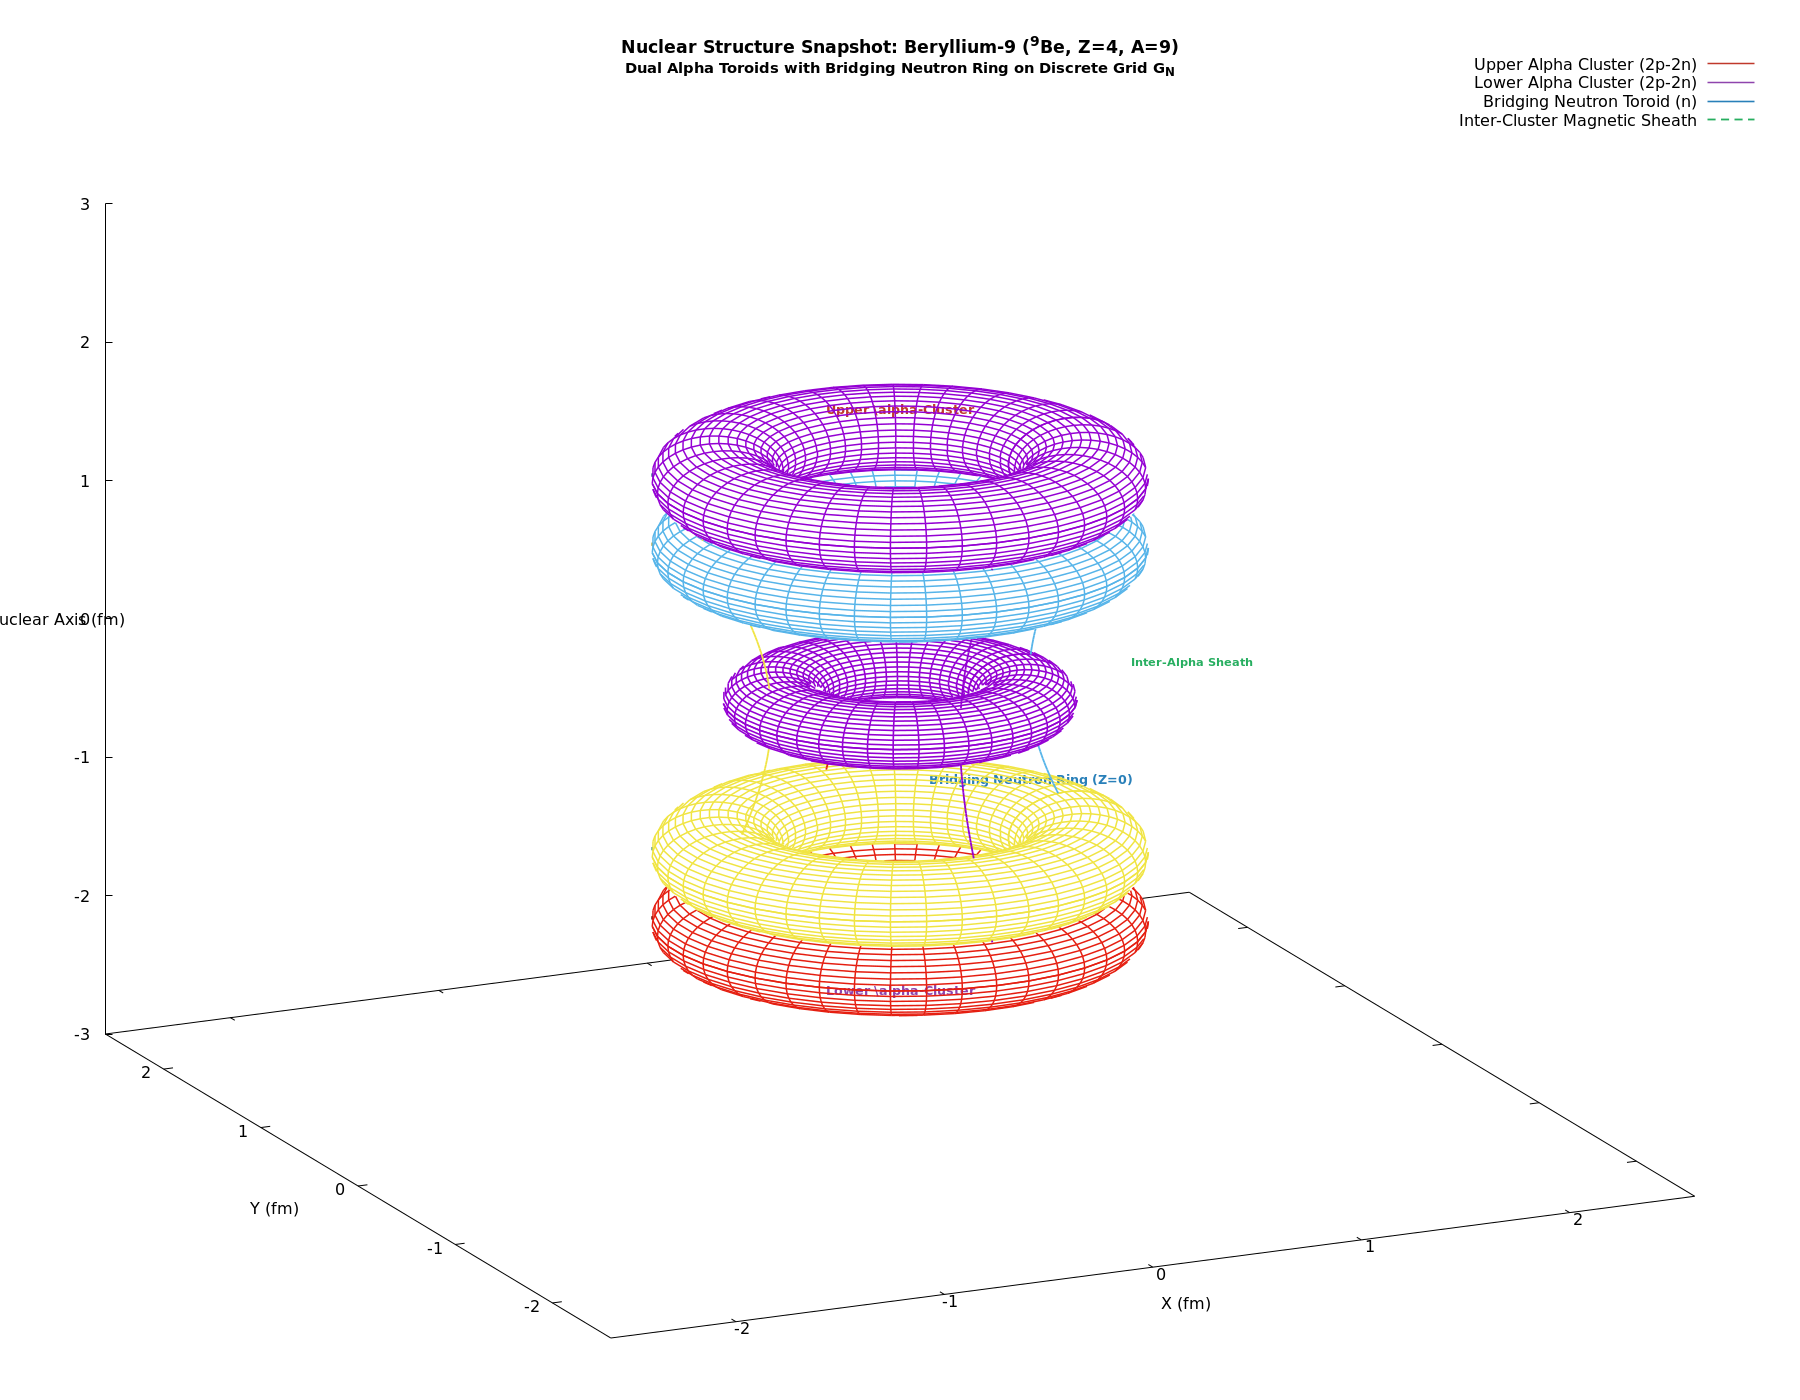

This figure's gnuplot source:
# Gnuplot: 3D High-Detail Wireframe Snapshot of Beryllium-9 Nucleus
# Depicts the discrete electromagnetic architecture of the 9Be nucleus on G_N:
# - Two coaxial Helium-4 alpha core toroids separated along the Z-axis
# - A central bridging neutron current ring nestled at the mid-plane waist (Z = 0)
# - Inter-alpha magnetic flux sheaths holding the dumbbell-like nuclear molecule together
# Pure wireframe meshwork with hidden-line removal; no surface shading.

reset

if (exists("OUTFILE")) {
    set terminal pngcairo size 1800,1400 font "Sans,12"
    set output OUTFILE
}

set title "Nuclear Structure Snapshot: Beryllium-9 (^9Be, Z=4, A=9)\n{/*0.85Dual Alpha Toroids with Bridging Neutron Ring on Discrete Grid G_N}" font "Sans-Bold,13" offset 0,-0.5

set parametric
set hidden3d
unset pm3d
set surface

set isosamples 44, 44
set urange [0:2*pi]
set vrange [0:2*pi]

set xlabel "X (fm)" offset -1,-0.5
set ylabel "Y (fm)" offset 1,-0.5
set zlabel "Z: Nuclear Axis (fm)" offset 1,0
set xrange [-2.6:2.6]
set yrange [-2.6:2.6]
set zrange [-3.0:3.0]
set xyplane at -3.0
set view 68, 335, 1.2, 1.0

# 1. Upper Alpha Toroid (+Z)
R_a = 0.80
r_a = 0.28
z_a1 = 1.35

x_a1_top(u, v) = (R_a + r_a * cos(v)) * cos(u)
y_a1_top(u, v) = (R_a + r_a * cos(v)) * sin(u)
z_a1_top(u, v) =  z_a1 + 0.25 + r_a * sin(v)

x_a1_bot(u, v) = (R_a + r_a * cos(v)) * cos(u)
y_a1_bot(u, v) = (R_a + r_a * cos(v)) * sin(u)
z_a1_bot(u, v) =  z_a1 - 0.25 + r_a * sin(v)

# 2. Lower Alpha Toroid (-Z)
z_a2 = -1.35

x_a2_top(u, v) = (R_a + r_a * cos(v)) * cos(u)
y_a2_top(u, v) = (R_a + r_a * cos(v)) * sin(u)
z_a2_top(u, v) =  z_a2 + 0.25 + r_a * sin(v)

x_a2_bot(u, v) = (R_a + r_a * cos(v)) * cos(u)
y_a2_bot(u, v) = (R_a + r_a * cos(v)) * sin(u)
z_a2_bot(u, v) =  z_a2 - 0.25 + r_a * sin(v)

# 3. Bridging Neutron Current Ring at Mid-Plane (Z = 0)
R_neut = 0.55
r_neut = 0.22
x_neut(u, v) = (R_neut + r_neut * cos(v)) * cos(u)
y_neut(u, v) = (R_neut + r_neut * cos(v)) * sin(u)
z_neut(u, v) = r_neut * sin(v)

# 4. 1D Inter-Alpha Magnetic Confinement Sheath Streamlines (Hourglass Bounding Filaments)
set samples 100
set table $SHEATH_PROFILE
plot [t=-1.35:1.35] (0.95 * (1.0 - 0.35 * cos(t * pi / 2.70))), t
unset table

# Wireframe Line Styles
set style line 1 lc rgb "#c0392b" lw 1.5              # Crimson: Upper Alpha Toroids
set style line 2 lc rgb "#8e44ad" lw 1.5              # Purple: Lower Alpha Toroids
set style line 3 lc rgb "#2980b9" lw 1.6              # Deep Blue: Central Bridging Neutron Ring
set style line 4 lc rgb "#27ae60" dt (18, 12) lw 1.8   # Distinct Dashed Green: Inter-alpha confinement sheath streamlines

set label 1 "Upper \\alpha-Cluster" at 0, 0, 2.1 center font "Sans-Bold,9.5" tc rgb "#c0392b"
set label 2 "Lower \\alpha-Cluster" at 0, 0, -2.1 center font "Sans-Bold,9.5" tc rgb "#8e44ad"
set label 3 "Bridging Neutron Ring (Z=0)" at 0, -1.35, 0.0 center font "Sans-Bold,9.5" tc rgb "#2980b9"
set label 4 "Inter-Alpha Sheath" at 1.4, 0, 0.0 center font "Sans-Bold,8.5" tc rgb "#27ae60"

splot x_a1_top(u, v), y_a1_top(u, v), z_a1_top(u, v) with lines ls 1 title "Upper Alpha Cluster (2p-2n)", \
      x_a1_bot(u, v), y_a1_bot(u, v), z_a1_bot(u, v) with lines ls 1 notitle, \
      x_a2_top(u, v), y_a2_top(u, v), z_a2_top(u, v) with lines ls 2 title "Lower Alpha Cluster (2p-2n)", \
      x_a2_bot(u, v), y_a2_bot(u, v), z_a2_bot(u, v) with lines ls 2 notitle, \
      x_neut(u, v),   y_neut(u, v),   z_neut(u, v)   with lines ls 3 title "Bridging Neutron Toroid (n)", \
      $SHEATH_PROFILE using 1:(0.0):2 with lines ls 4 title "Inter-Cluster Magnetic Sheath", \
      $SHEATH_PROFILE using (-$1):(0.0):2 with lines ls 4 notitle, \
      $SHEATH_PROFILE using (0.0):1:2 with lines ls 4 notitle, \
      $SHEATH_PROFILE using (0.0):(-$1):2 with lines ls 4 notitle

if (!exists("OUTFILE")) {
    pause mouse close
}
